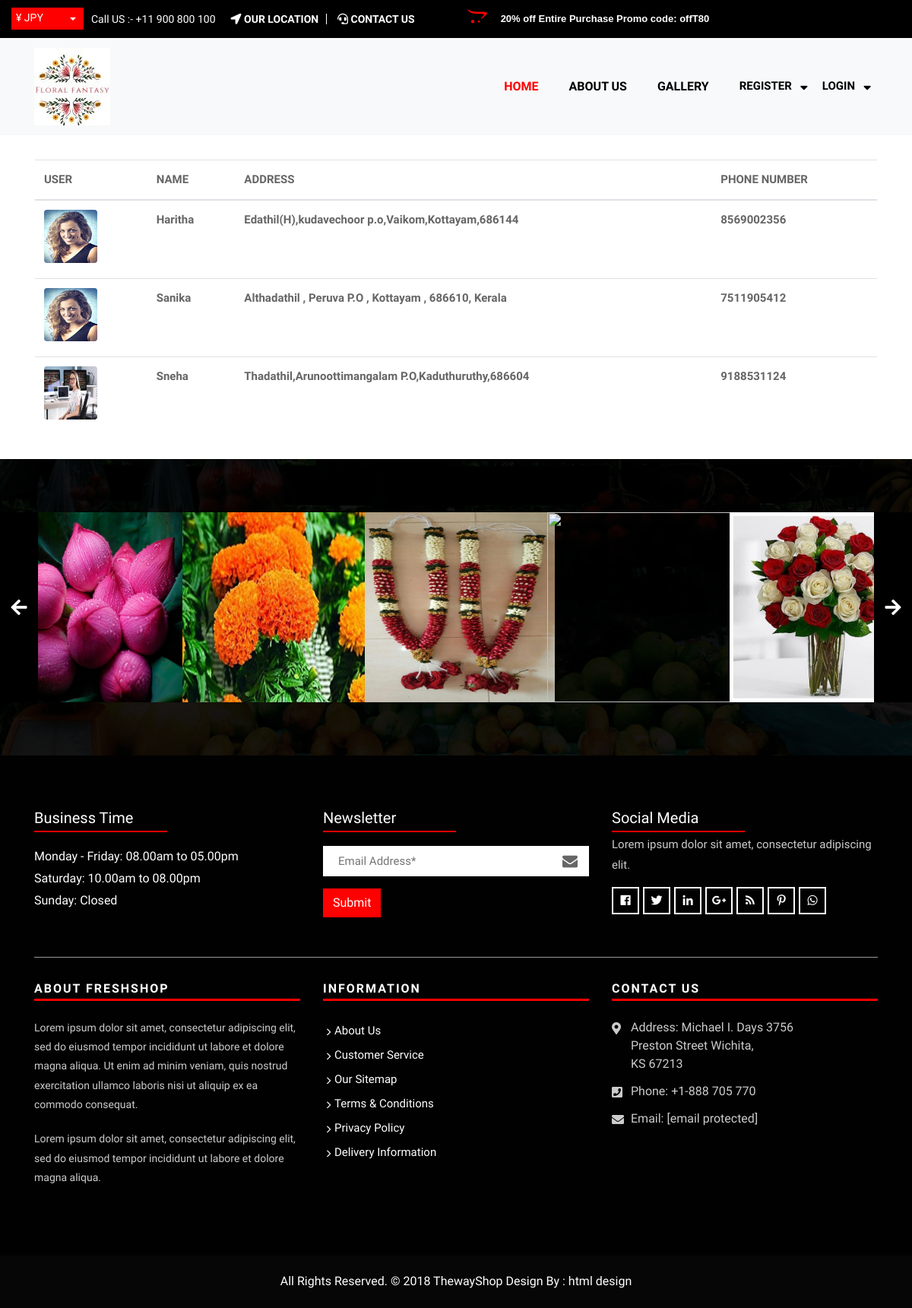
Page /usrview on the committed database.
### fapp/models.py (models this page shows, shortened)
class user(models.Model):
    name=models.CharField(max_length=15)
    address=models.CharField(max_length=100)
    phonenumber=models.IntegerField()
    bankname=models.CharField(max_length=30)
    accountnumber=models.IntegerField()
    ifsccode=models.CharField(max_length=15)
    username=models.CharField(max_length=15)
    email=models.EmailField(default='users@gmail.com')
    password=models.CharField(max_length=20)
    image=models.ImageField()

### fapp/views.py (the view)
# urls.py: path('usrview',views.usrview,name='usrview'),
def usrview(r):
    re=user.objects.all()
    return render(r,'usrview.html',{'st':re})

### templates/usrview.html (shortened to what this page needs)
{% extends 'BASEE.html' %}
{% load static %}
{% block body %}
<div class="container mt-3 p-3">
          <form method="post">
            <table class="table table-hover">
              <thead>
                <tr>
                  <th>USER</th>
                  <th>NAME</th>
                  <th>ADDRESS</th>
                  <th>PHONE NUMBER</th>
                </tr>
              </thead>
              <tbody>
                {% for i in st %}
                <tr>
                  <td> <a href="usrdisplay2/{{i.cartitm.pk}}"> <img class="card-img-top rounded mb-2" src="{{i.image.url}}" alt="Card image" style="width:70px;height: 70px;"></a> </td>
                  <th>{{i.name}}</th>
                  <th>{{i.address}}</th>
                  <th>{{i.phonenumber}}</th>
                </tr>
                {% endfor %}
              </tbody>
            </table>
          </form>
</div>
{% endblock %}

### static/css/style.css (style rules this page uses)
body { color: #666666; font-size: 15px; font-family: 'Dosis', sans-serif; line-height: 1.80857; }
a { color: #1f1f1f; text-decoration: none !important; outline: none !important; -webkit-transition: all .3s ease-in-out; -moz-transition: all .3s ease-in-out; -ms-transition: all .3s ease-in-out; -o-transition: all .3s ease-in-out; transition: all .3s ease-in-out; }
a { color: #1f1f1f; text-decoration: none; outline: none; }
a, .btn { text-decoration: none !important; outline: none !important; -webkit-transition: all .3s ease-in-out; -moz-transition: all .3s ease-in-out; -ms-transition: all .3s ease-in-out; -o-transition: all .3s ease-in-out; transition: all .3s ease-in-out; }

### static/css/bootsnav.css (style rules this page uses)
body { -webkit-transition: all 0.3s ease-in-out; -moz-transition: all 0.3s ease-in-out; -o-transition: all 0.3s ease-in-out; -ms-transition: all 0.3s ease-in-out; transition: all 0.3s ease-in-out; }

### rows in the picture
user: image (picture), name "Haritha", address "Edathil(H),kudavechoor p.o,Vaikom,Kottayam,686144", phonenumber "8569002356"
user: image (picture), name "Sanika", address "Althadathil , Peruva P.O , Kottayam , 686610, Kerala", phonenumber "7511905412"
user: image (picture), name "Sneha", address "Thadathil,Arunoottimangalam P.O,Kaduthuruthy,686604", phonenumber "9188531124"
